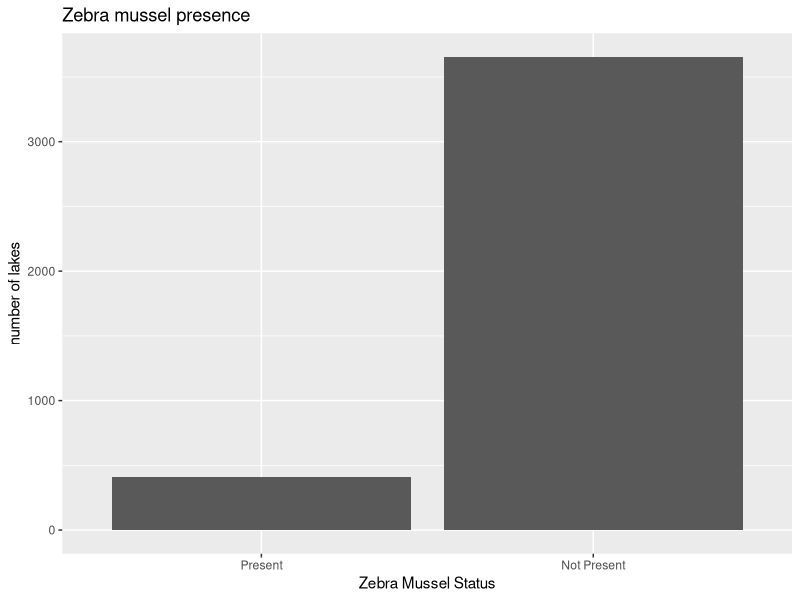
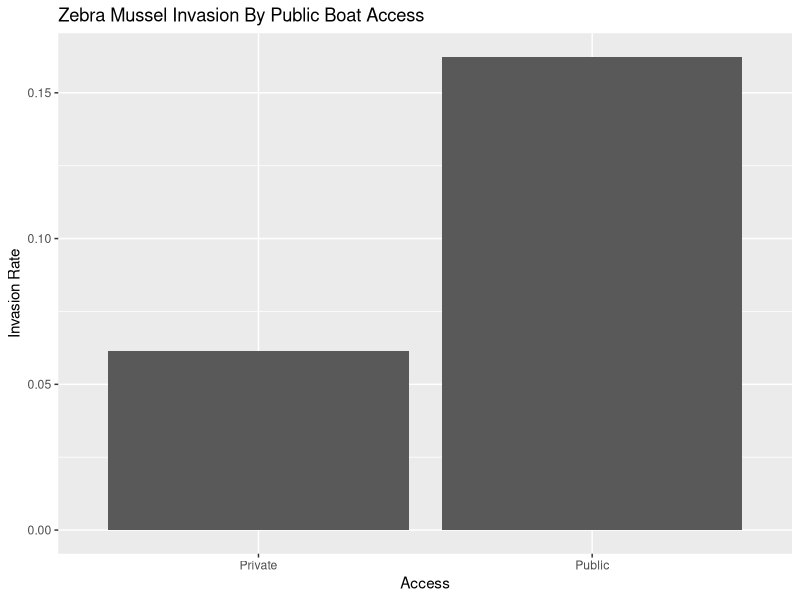
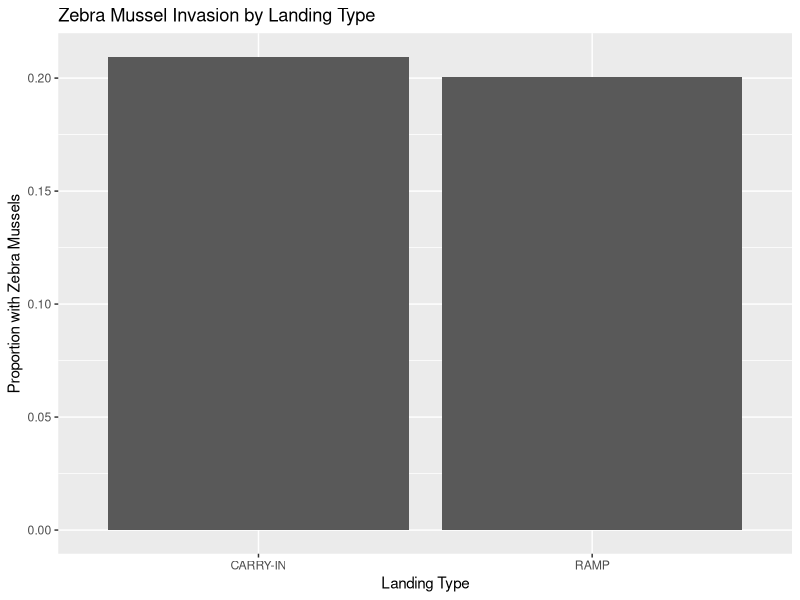
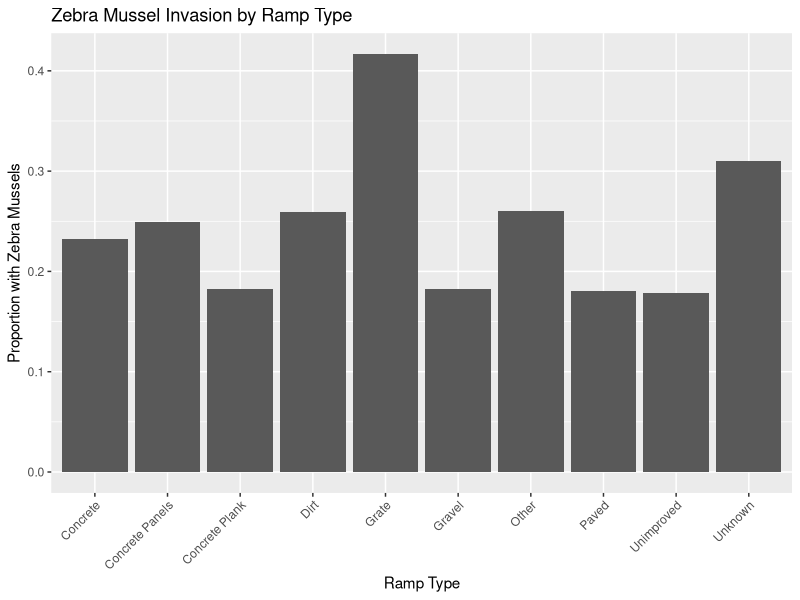

Write the R code that produced these figures, in order.
## ---- chunk 1
library(tidyverse)
library(readxl)
library(dplyr)
## ---- chunk 2
Boat_Access<-read_csv("Data/Public_Boat_Access_Sites.csv")
AIS<-read_csv("Data/WatersWithAIS (1).csv")
Boat_Access
AIS
## ---- chunk 3
Boat_Access<- Boat_Access |>
  rename(Waterbody_Name= WATERBODY_NAME_TEXT)
## ---- chunk 4
Boat_Access$lake_name <- toupper(Boat_Access$Waterbody_Name)
AIS$lake_name <- toupper(AIS$`Waterbody Name`)

AIS <- AIS |>
  mutate(zebra_present = as.integer(str_detect(`Invasive Species`, "Zebra Mussel")) )

## ---- chunk 5
lake_data <- AIS |>
  left_join(Boat_Access, by = "lake_name", relationship = "many-to-many")
## ---- chunk 6
lake_data<- lake_data |> select(`Waterbody Name`, LANDING_TYPE_CODE, RAMP_TYPE_CODE, zebra_present)
lake_data
## ---- chunk 7
boat_summary <- Boat_Access |>
  group_by(lake_name) |>
  summarize(
    has_public_access = 1,  
    any_ramp = as.integer(any(!is.na(RAMP_TYPE_CODE))),
    any_landing = as.integer(any(!is.na(LANDING_TYPE_CODE)))
  )
boat_summary
## ---- chunk 8
lake_data <- AIS |>
  left_join(boat_summary, by = "lake_name")
lake_data 
## ---- chunk 9
lake_data <- lake_data |>
  mutate(
    has_public_access = replace_na(has_public_access, 0),
    any_ramp = replace_na(any_ramp, 0),
    any_landing = replace_na(any_landing, 0)
  )
lake_data <- lake_data |>
  select(lake_name, zebra_present, has_public_access, any_ramp, any_landing)
lake_data
## ---- chunk 10
lake_data |>
  filter(!is.na(zebra_present))|>
  ggplot(aes(x = factor(zebra_present,
                        levels = c(1, 0),
                        labels = c("Present", "Not Present")))) +
  geom_bar(stat = "count") +
  labs(title = "Zebra mussel presence",
       y = "number of lakes",
       x = "Zebra Mussel Status")
## ---- chunk 11
Invasion_rate_col<- lake_data |>
  group_by(has_public_access) |>
  summarise(invasion_rate = mean(zebra_present, na.rm = TRUE)) |>
  mutate(access = ifelse(has_public_access == 1, "Public", "Private"))|>
  ggplot(aes(x=access, y = invasion_rate)) +
  geom_col() + 
  labs(
    x = "Access", 
    y = "Invasion Rate",
    title = "Zebra Mussel Invasion By Public Boat Access"
  )
Invasion_rate_col

access_fit<- lm(zebra_present~has_public_access, data= lake_data)
access_fit
## ---- chunk 12
landing_type_data<- Boat_Access |>
  select(lake_name, LANDING_TYPE_CODE, RAMP_TYPE_CODE) |>
  distinct()
landing_type_data <- landing_type_data |>
  left_join(
    AIS |> select(lake_name, zebra_present),
    by = "lake_name")
landing_type_data
## ---- chunk 13
landing_data<- landing_type_data |>
  filter(!is.na(LANDING_TYPE_CODE)) |>
  filter(!LANDING_TYPE_CODE %in% c("UNKNOWN", "Ramp"))|>
  group_by(LANDING_TYPE_CODE) |>
  summarise(invasion_rate = mean(zebra_present, na.rm = TRUE), n_lakes = n_distinct(lake_name))

landing_data |>
  ggplot(aes(x = LANDING_TYPE_CODE, y = invasion_rate)) +
  geom_col() + labs( x = "Landing Type",
    y = "Proportion with Zebra Mussels",
    title = "Zebra Mussel Invasion by Landing Type")
landing_data
## ---- chunk 14
ramp_data <- landing_type_data |>
  filter(!is.na(RAMP_TYPE_CODE)) |>
  group_by(RAMP_TYPE_CODE) |>
  summarise(
    invasion_rate = mean(zebra_present, na.rm = TRUE),
    n_lakes = n_distinct(lake_name)) 


ramp_data |>
  ggplot(aes(x = RAMP_TYPE_CODE, y = invasion_rate)) +
  geom_col() + labs( x = "Ramp Type",
    y = "Proportion with Zebra Mussels",
    title = "Zebra Mussel Invasion by Ramp Type") +
  theme(axis.text.x = element_text(angle = 45, hjust= 1))
ramp_data
## ---- chunk 15
lake_data |>
  group_by(has_public_access) |>
  summarise(
    invasion_rate = mean(zebra_present, na.rm = TRUE)) |>
  pivot_wider(names_from =has_public_access,values_from= invasion_rate)|>
  knitr::kable(digits = 3, col.names = c("Private", "Public"))
## ---- chunk 16
landing_data |>
  select(LANDING_TYPE_CODE, invasion_rate) |>
  pivot_wider(names_from=LANDING_TYPE_CODE, values_from = invasion_rate)|> 
  knitr::kable(digits = 3, col.names = c("Carry-in", "Ramp"))
## ---- chunk 17
ramp_data|> select(RAMP_TYPE_CODE, invasion_rate) |>
  pivot_wider(names_from=RAMP_TYPE_CODE, values_from = invasion_rate)|> 
  knitr::kable(digits = 2)
## ---- chunk 18
type_fit<- lm(invasion_rate ~ RAMP_TYPE_CODE , data = ramp_data)
type_fit
